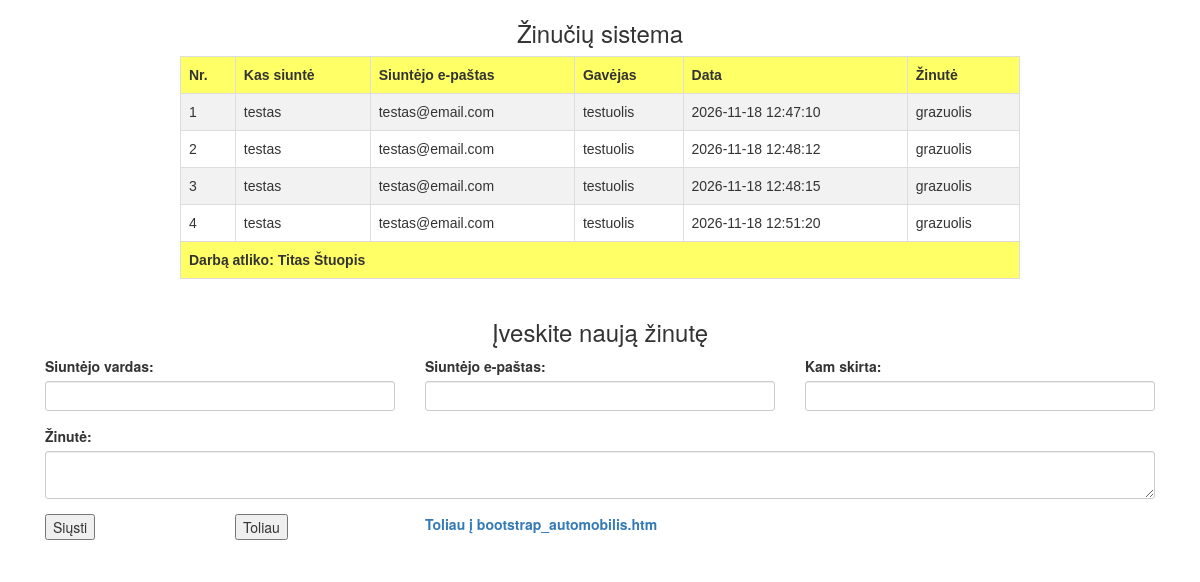
The page / on the database its author committed.
### tables this page shows
CREATE TABLE `titasstuopis` (
  `id` int NOT NULL AUTO_INCREMENT,
  `vardas` varchar(20) NOT NULL,
  `epastas` varchar(50) NOT NULL,
  `kam` varchar(20) NOT NULL,
  `data` datetime NOT NULL,
  `zinute` text NOT NULL,
  PRIMARY KEY (`id`)
);

### www/index.php (the view, shortened to what this page needs)
<?php
$server = "mysql";
$db = "stud";
$user = "stud";
$password = "stud";
$lentele = "titasstuopis";
$conn = new mysqli($server, $user, $password, $db);
$sql = "SELECT * FROM " . $lentele;
if (!$result = $conn->query($sql)) {
    die("Negaliu nuskaityti: " . $conn->error);
}
?>
<!DOCTYPE html>
<html>
<head>
    <link rel="stylesheet" href="http://maxcdn.bootstrapcdn.com/bootstrap/3.3.5/css/bootstrap.min.css">
</head>
<body>
<center><h3>Žinučių sistema</h3></center>
<table style="margin: 0px auto;" id="zinutes">
    <tr class="geltona">
        <td>Nr.</td>
        <td>Kas siuntė</td>
        <td>Siuntėjo e-paštas</td>
        <td>Gavėjas</td>
        <td>Data</td>
        <td>Žinutė</td>
    </tr>
    <?php while ($row = $result->fetch_assoc()): ?>
        <tr>
            <td><?= $row['id'] ?></td>
            <td><?= $row['vardas'] ?></td>
            <td><?= $row['epastas'] ?></td>
            <td><?= $row['kam'] ?></td>
            <td><?= $row['data'] ?></td>
            <td><?= $row['zinute'] ?></td>
        </tr>
    <?php endwhile; ?>
    <tr class="geltona">
        <td colspan="6">Darbą atliko: Titas Štuopis</td>
    </tr>
</table>
<br>
<center><h3>Įveskite naują žinutę</h3></center>
<div class="container">
    <form method='post'>
        <div class="form-group col-lg-4">
            <label for="vardas" class="control-label">Siuntėjo vardas:</label>
            <input name='vardas' type='text' class="form-control input-sm">
        </div>
        <div class="form-group col-lg-4">
            <label for="epastas" class="control-label">Siuntėjo e-paštas:</label>
            <input name='epastas' id="epastas" type='email' class="form-control input-sm">
        </div>
        <div class="form-group col-lg-4">
            <label for="kam" class="control-label">Kam skirta:</label>
            <input name='kam' type='text' class="form-control input-sm">
        </div>
        <div class="form-group col-lg-12">
            <label for="zinute" class="control-label">Žinutė:</label>
            <textarea name='zinute' class="form-control input-sm"></textarea>
        </div>
        <div class="form-group col-lg-2">
            <input type='submit' name='ok' value='Siųsti' class="btnbtn-default">
        </div>
        <div class="form-group col-lg-2">
            <input type='button' value='Toliau' onclick="location.href='automobilis.htm'">
        </div>
        <div class="form-group col-lg-4">
            <a href="bootstrap_automobilis.htm"><b>Toliau į bootstrap_automobilis.htm</b></a>
        </div>
    </form>
</div>
</body>
</html>

### www/index.php (style rules this page uses)
#zinutes { font-family: Arial; border-collapse: collapse; width: 70%; }
#zinutes td { border: 1px solid #ddd; padding: 8px; }
#zinutes tr:nth-child(even) { background-color: #f2f2f2; }
#zinutes tr.geltona { background-color: #ffff66; font-weight: bold; }

### rows shown on the page
titasstuopis: id "1", vardas "testas", epastas "testas@email.com", kam "testuolis", data "2026-11-18 12:47:10", zinute "grazuolis"
titasstuopis: id "2", vardas "testas", epastas "testas@email.com", kam "testuolis", data "2026-11-18 12:48:12", zinute "grazuolis"
titasstuopis: id "3", vardas "testas", epastas "testas@email.com", kam "testuolis", data "2026-11-18 12:48:15", zinute "grazuolis"
titasstuopis: id "4", vardas "testas", epastas "testas@email.com", kam "testuolis", data "2026-11-18 12:51:20", zinute "grazuolis"
